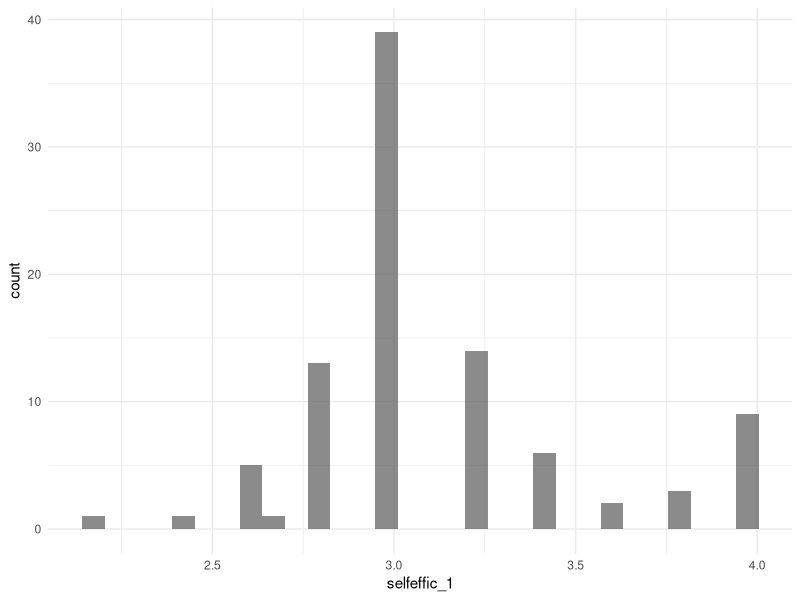
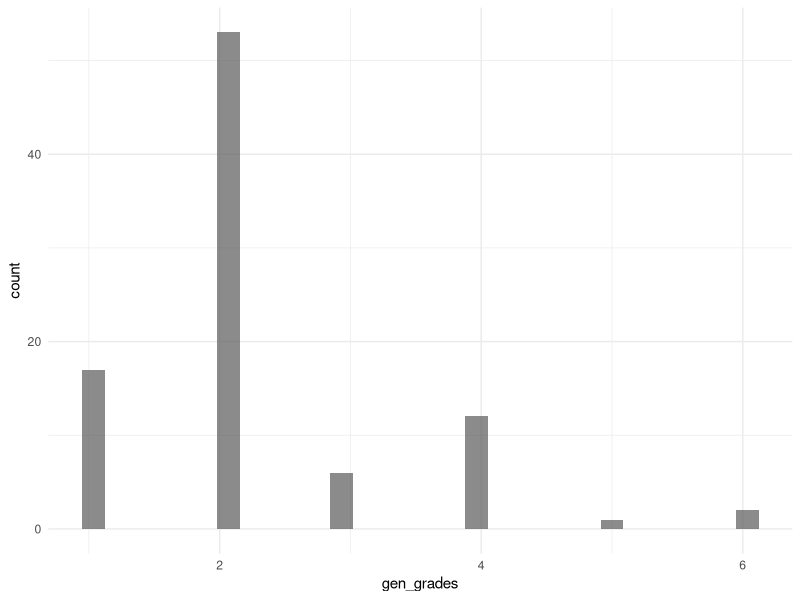
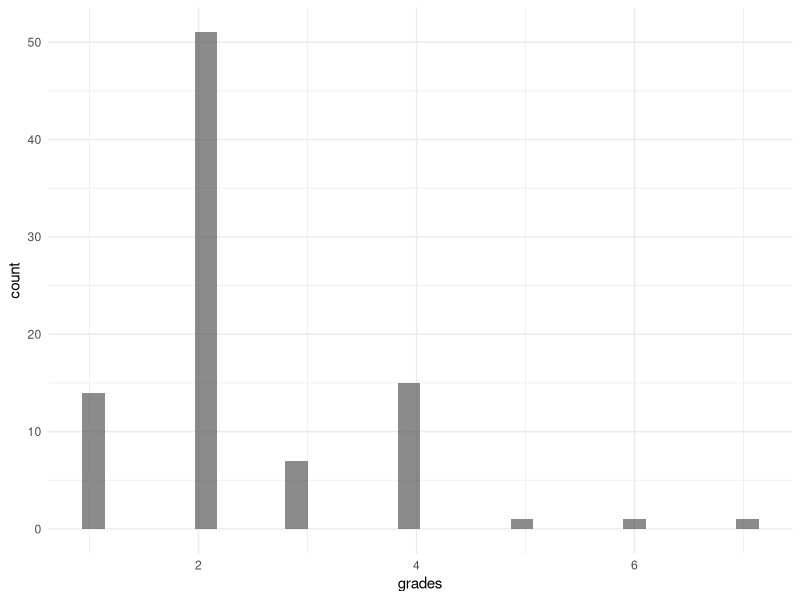
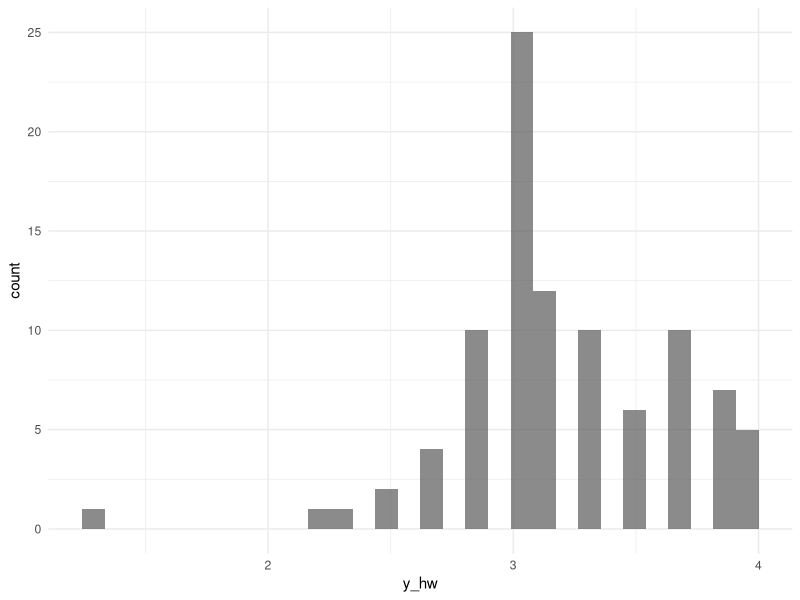
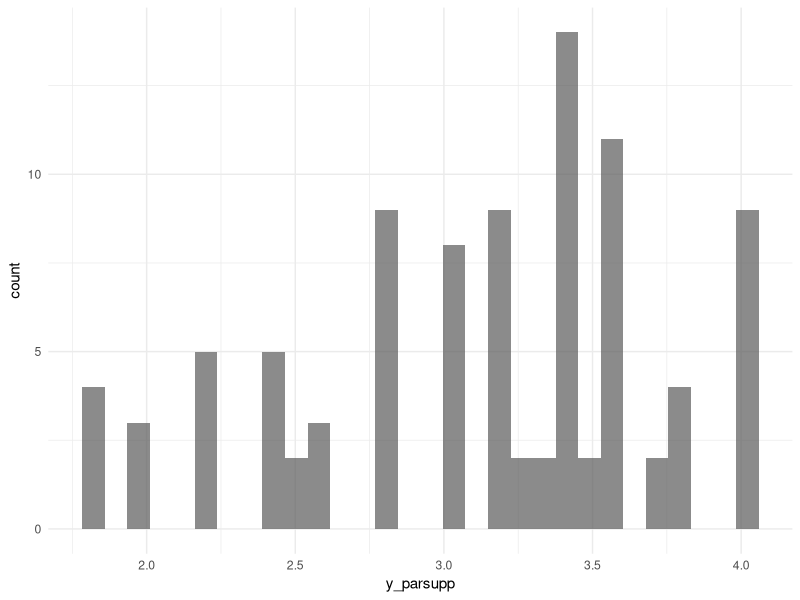
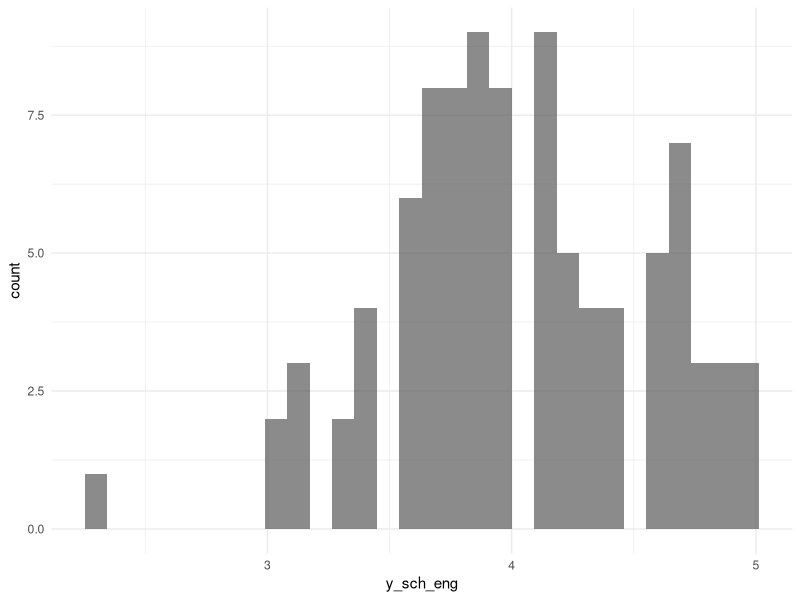
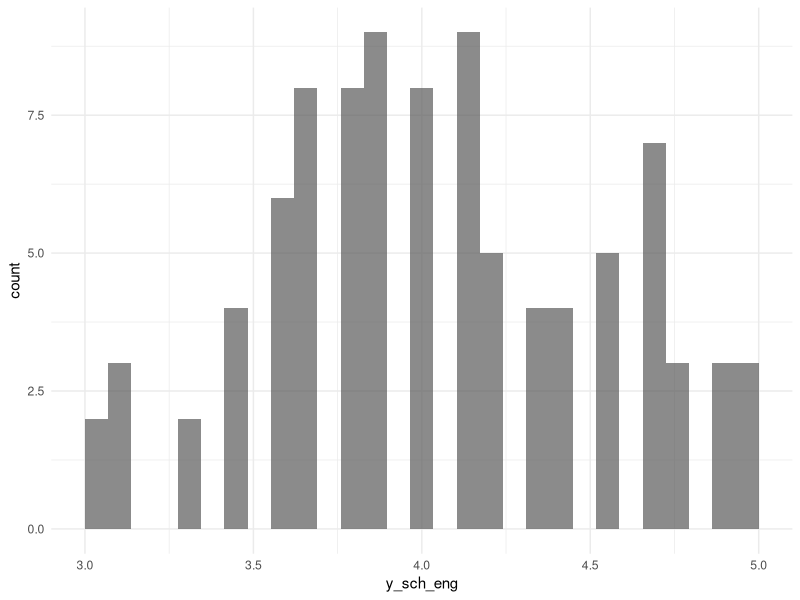

Write the R code that produced these figures, in order. (Note: this script raises an error after producing the figures.)
## ---- chunk 1
knitr::opts_chunk$set(echo = TRUE)

library(tidyverse)
library(rio)
library(here)
library(dplyr)
library(haven)

theme_set(theme_minimal())
## ---- chunk 2
d <- read_sav(here("outcomes paper/data_outcomes", "p_y_w1_for_analysesjan25.sav"))
## ---- chunk 3
d$selfeffic_1  

ggplot(d, aes(selfeffic_1)) +
geom_histogram(alpha = 0.7) # meets normality assumption? assumption may be tenable.
## ---- chunk 4
d$gen_grades  

ggplot(d, aes(gen_grades)) +
geom_histogram(alpha = 0.7) # meets normality assumption? there's slight positive skew
## ---- chunk 5
d$grades  

ggplot(d, aes(grades)) +
geom_histogram(alpha = 0.7) # meets normality assumption? there's positive skew
## ---- chunk 6
d$y_hw  

ggplot(d, aes(y_hw)) +
geom_histogram(alpha = 0.7) # meets normality assumption? maybe an unusual value?
## ---- chunk 7
d$y_parsupp  

ggplot(d, aes(y_parsupp)) +
geom_histogram(alpha = 0.7) # meets normality assumption?
## ---- chunk 8
d$y_sch_eng

ggplot(d, aes(y_sch_eng)) +
geom_histogram(alpha = 0.7) # meets normality assumption? assumption may be tenable, maybe presence of an outlier (score 2.33) participant row 81

d_no81 <- d %>%
  filter(participant_id != "608_1") # 93 rows now

ggplot(d_no81, aes(y_sch_eng)) +
  geom_histogram(alpha = 0.7)
## ---- chunk 9
ggplot(d, aes(hwi_1, engage)) +
geom_point() +
geom_smooth() +
geom_smooth(method = "lm",
color = "magenta")

ggplot(d_no81, aes(hwi_1, engage)) +
geom_point() +
geom_smooth() +
geom_smooth(method = "lm",
color = "magenta")
## ---- chunk 10
m_hwi_1a <- lm(engage ~ hwi_1, d)
plot(m_hwi_1a)

m_hwi_1a_d_no81 <- lm(engage ~ hwi_1, d_no81)
plot(m_hwi_1a_d_no81)
## ---- chunk 11
coef(m_hwi_1a)
coef(m_hwi_1a_d_no81)
## ---- chunk 12
plot(m_hwi_1a, which = 4)

plot(m_hwi_1a_d_no81, which = 4)
## ---- chunk 13
ggplot(d, aes(hwi_2, engage)) +
geom_point() +
geom_smooth() +
geom_smooth(method = "lm",
color = "magenta")

ggplot(d_no81, aes(hwi_2, engage)) +
geom_point() +
geom_smooth() +
geom_smooth(method = "lm",
color = "magenta")
## ---- chunk 14
m_hwi_2a <- lm(engage ~ hwi_2, d)
plot(m_hwi_2a)

m_hwi_2a_d_no81 <- lm(engage ~ hwi_2, d_no81)
plot(m_hwi_2a_d_no81)
## ---- chunk 15
coef(m_hwi_2a)

coef(m_hwi_2a_d_no81)
## ---- chunk 16
plot(m_hwi_2a, which = 4)

plot(m_hwi_2a_d_no81, which = 4)
## ---- chunk 17
ggplot(d, aes(str_home, engage)) +
geom_point() +
geom_smooth() +
geom_smooth(method = "lm",
color = "magenta")
## ---- chunk 18
m_str_home_a <- lm(engage ~ str_home, d)
plot(m_str_home_a)

m_str_home_a_no81 <- lm(engage ~ str_home, d_no81)
plot(m_str_home_a_no81)
## ---- chunk 19
coef(m_str_home_a)

coef(m_str_home_a_no81)
## ---- chunk 20
plot(m_str_home_a, which = 4)

plot(m_str_home_a_no81, which = 4)
## ---- chunk 21
ggplot(d, aes(convos_3, engage)) +
geom_point() +
geom_smooth() +
geom_smooth(method = "lm",
color = "magenta")
## ---- chunk 22
m_convos_3a <- lm(engage ~ convos_3, d)
plot(m_convos_3a)

m_convos_3a_no81 <- lm(engage ~ convos_3, d_no81)
plot(m_convos_3a_no81)
## ---- chunk 23
coef(m_convos_3a)

coef(m_convos_3a_no81)
## ---- chunk 24
plot(m_convos_3a, which = 4)

plot(m_convos_3a_no81, which = 4)
## ---- chunk 25
ggplot(d, aes(sbi_1, engage)) +
geom_point() +
geom_smooth() +
geom_smooth(method = "lm",
color = "magenta")
## ---- chunk 26
m_sbi_1a <- lm(engage ~ sbi_1, d)
plot(m_sbi_1a) 

m_sbi_1a_no81 <- lm(engage ~ sbi_1, d_no81)
plot(m_sbi_1a_no81) 
## ---- chunk 27
coef(m_sbi_1a)

coef(m_sbi_1a_no81)
## ---- chunk 28
plot(m_sbi_1a, which = 4)

plot(m_sbi_1a_no81, which = 4)
## ---- chunk 29
ggplot(d, aes(sbi_2, engage)) +
geom_point() +
geom_smooth() +
geom_smooth(method = "lm",
color = "magenta")
## ---- chunk 30
m_sbi_2a <- lm(engage ~ sbi_2, d)
plot(m_sbi_2a) 

m_sbi_2a_no81 <- lm(engage ~ sbi_2, d_no81)
plot(m_sbi_2a_no81) 
## ---- chunk 31
coef(m_sbi_2a)

coef(m_sbi_2a_no81)
## ---- chunk 32
plot(m_sbi_2a, which = 4)

plot(m_sbi_2a_no81, which = 4)
## ---- chunk 33
ggplot(d, aes(belong, engage)) +
geom_point() +
geom_smooth() +
geom_smooth(method = "lm",
color = "magenta")
## ---- chunk 34
m_belong_a <- lm(engage ~ belong, d)
plot(m_belong_a) 

m_belong_a_no81 <- lm(engage ~ belong, d_no81)
plot(m_belong_a_no81) 
## ---- chunk 35
coef(m_belong_a)

coef(m_belong_a_no81)
## ---- chunk 36
plot(m_belong_a, which = 4)

plot(m_belong_a_no81, which = 4)
## ---- chunk 37
ggplot(d, aes(endorse, engage)) +
geom_point() +
geom_smooth() +
geom_smooth(method = "lm",
color = "magenta")
## ---- chunk 38
m_endorse_a <- lm(engage ~ endorse, d)
plot(m_endorse_a)

m_endorse_a_no81 <- lm(engage ~ endorse, d_no81)
plot(m_endorse_a_no81)
## ---- chunk 39
coef(m_endorse_a)

coef(m_endorse_a_no81)
## ---- chunk 40
plot(m_endorse_a, which = 4)

plot(m_endorse_a_no81, which = 4)
## ---- chunk 41
ggplot(d, aes(rel_1, engage)) +
geom_point() +
geom_smooth() +
geom_smooth(method = "lm",
color = "magenta")
## ---- chunk 42
m_rel_1a <- lm(engage ~ rel_1, d)
plot(m_rel_1a)

m_rel_1a_no81 <- lm(engage ~ rel_1, d_no81)
plot(m_rel_1a_no81)
## ---- chunk 43
coef(m_rel_1a)

coef(m_rel_1a_no81)
## ---- chunk 44
plot(m_rel_1a, which = 4)

plot(m_rel_1a_no81, which = 4)
## ---- chunk 45
ggplot(d, aes(rel_2, engage)) +
geom_point() +
geom_smooth() +
geom_smooth(method = "lm",
color = "magenta")
## ---- chunk 46
m_rel_2a <- lm(engage ~ rel_2, d)
plot(m_rel_2a)

m_rel_2a_no81 <- lm(engage ~ rel_2, d_no81)
plot(m_rel_2a_no81)
## ---- chunk 47
coef(m_rel_2a)

coef(m_rel_2a_no81)
## ---- chunk 48
plot(m_rel_2a, which = 4)

plot(m_rel_2a_no81, which = 4)
## ---- chunk 49
d$q54_p1
## ---- chunk 50
d_no81$q54_p1
